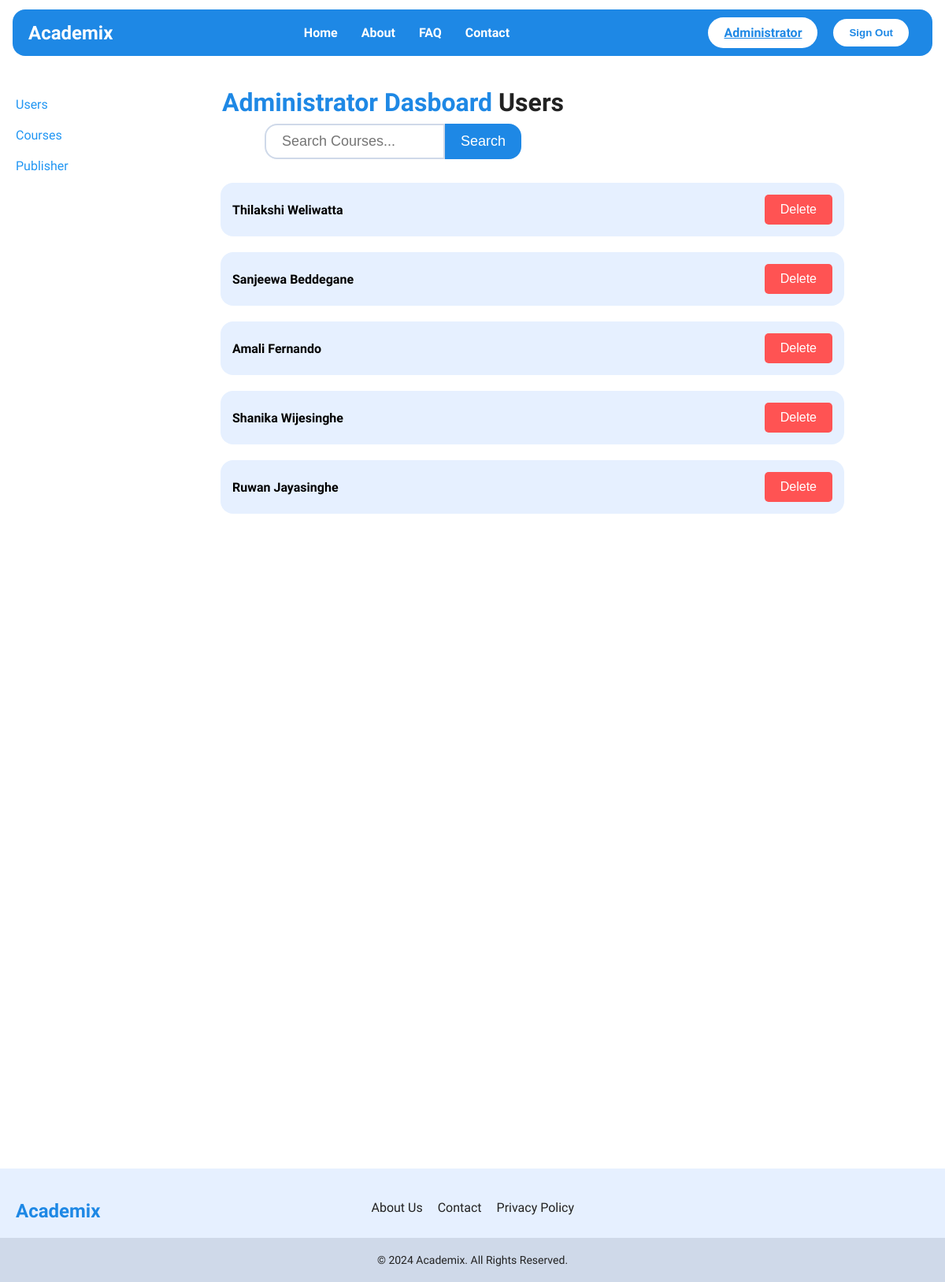
The app's page /admin/users (signed in) with its own data.
### tables this page shows
CREATE TABLE user (
    user_id INT PRIMARY KEY AUTO_INCREMENT,
    first_name VARCHAR(100),
    last_name VARCHAR(100),
    contact_no VARCHAR(20),
    date_of_birth DATE,
    highest_qualification VARCHAR(100),
    email VARCHAR(100) UNIQUE,
    password VARCHAR(255)
);

### admin/users/index.php (the view, shortened to what this page needs)
<!DOCTYPE html>
<head>
    <?php
    include "../../utils/db.php";
    $search_query = isset($_GET['search']) ? $conn->real_escape_string($_GET['search']) : '';
    if (!empty($search_query)) {
        $sql = "SELECT * FROM user
        WHERE first_name LIKE '%$search_query%'
        OR last_name LIKE '%$search_query%'
        OR email LIKE '%$search_query%'";
    } else {
        $sql = "SELECT * FROM user";
    }
    $result = $conn->query($sql);
    ?>
    <link rel="stylesheet" href="../../styles/global.css">
    <link rel="stylesheet" href="../../styles/components.css">
    <link rel="stylesheet" href="../../styles/admin.css">
    <link rel="stylesheet" href="../../styles/components/search-bar.css">
    <link rel="stylesheet" href="../../styles/components/loader.css">
</head>
<body>
    <?php
    include "../../components/header.php";
    ?>
    <div class="container">
        <nav class="sidebar">
            <ul>
                <li><a href="/admin/users">Users</a></li>
                <li><a href="/admin/courses">Courses</a></li>
                <li><a href="/admin/publishers">Publisher</a></li>
            </ul>
        </nav>
        <main>
            <h1 class="heading">
                Administrator Dasboard <span style="color: var(--app-text);">Users</span>
            </h1>
            <form action="" method="GET" class="search-bar search-bar-margin">
                <input type="text" id="search-input" name="search" placeholder="Search Courses..." value="<?= $search_query ?>">
                <button id="search-button" type="submit">Search</button>
            </form>
            <div class="search-list" id="search-list">
                <?php if ($result->num_rows > 0): ?>
                    <?php while ($row = $result->fetch_assoc()): ?>
                        <div class='user-box'>
                            <div class='user-item'>
                                <div>
                                    <p class='user-title'><?= $row['first_name'] . " " . $row['last_name'] ?></p>
                                </div>
                                <div class='user-container'>
                                    <form action="delete.php" method="POST" class="delete-form" style="display:inline;">
                                        <button type="submit" class="delete">Delete</button>
                                    </form>
                                </div>
                            </div>
                        </div>
                    <?php endwhile; ?>
                <?php else: ?>
                    <p>No users found for your search.</p>
                <?php endif; ?>
            </div>
        </main>
    </div>
    <?php
    include "../../components/footer.php";
    ?>
</body>
</html>

### styles/global.css (style rules this page uses)
body { margin: 0; font-family: 'Nunito Sans', system-ui, -apple-system, BlinkMacSystemFont, 'Segoe UI', Roboto, Oxygen, Ubuntu, Cantarell, 'Open Sans', 'Helvetica Neue', sans-serif; background-color: var(--app-bg); }
main { min-height: 80vh; padding: 20px; }

### styles/components.css (style rules this page uses)
.heading { color: var(--app-primary); margin: 0.5rem 0.75rem; }

### styles/admin.css (style rules this page uses)
* { margin: 0; padding: 0; box-sizing: border-box; }
.container { display: flex; }
.sidebar { width: 250px; background-color: var(--app-white); color: var(--app-primary); height: 175vh; padding: 20px; }
.sidebar ul { list-style: none; }
.sidebar ul li { margin: 20px 0; }
.sidebar ul li a { color: var(--app-secondary); text-decoration: none; }
.search-list { display: flex; flex-direction: column; width: 30vw; }
.user-box { margin: 10px; border-radius: 1rem; border: 0; width: 220%; background-color: var(--app-special); }
.user-item { font-weight: bold; display: flex; justify-content: space-between; align-items: center; padding: 15px; width: 100%; }
.user-container { display: flex; align-items: center; width: max-content; gap: 40px; height: 100%; justify-content: space-around; flex-direction: row; }
.delete { display: flex; background-color: var(--app-error); color: var(--app-white); border: none; padding: 10px 20px; text-align: center; text-decoration: none; font-size: 16px; cursor: pointer; border-radius: 5px; }

### styles/components/search-bar.css (style rules this page uses)
.search-bar { display: flex; width: 100%; display: flex; justify-content: center; }
.search-bar input { width: 50%; padding: 10px; padding-inline: 20px; border-radius: 1rem 0rem 0rem 1rem; border: 2px solid var(--app-mute); background-color: var(--app-white); font-size: large; }
#search-button { padding: 5px; cursor: pointer; background-color: var(--app-primary); color: var(--app-white); border: none; border-radius: 0rem 1rem 1rem 0rem; font-size: large; padding-inline: 20px; transition: var(--transition); }
.search-bar-margin { margin-bottom: 20px; }

### records on screen
user: first_name "Thilakshi", last_name "Weliwatta"
user: first_name "Sanjeewa", last_name "Beddegane"
user: first_name "Amali", last_name "Fernando"
user: first_name "Shanika", last_name "Wijesinghe"
user: first_name "Ruwan", last_name "Jayasinghe"

### other values on screen
$auth_info[$role]['button'] "Administrator"
